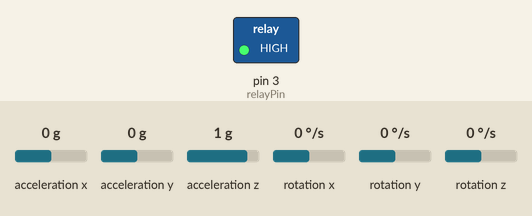
This sketch was run on a simulated Arduino Uno, built with avr-gcc and run on an emulated ATmega328P. Parts: switched loads named in the sketch (green lamp = pin HIGH). Wiring (inferred from the names in the program): MPU-6050 motion sensor at I2C address 0x68. Dashed ring = blinking. The inputs (shaded band) are chosen by the test bench; at power-on: acceleration x 0 g, acceleration y 0 g, acceleration z 1 g, rotation x 0 °/s, rotation y 0 °/s, rotation z 0 °/s. Pins used as bus, display or sensor lines are not drawn.

Above: at 0.1 s.
At 1.5 s:
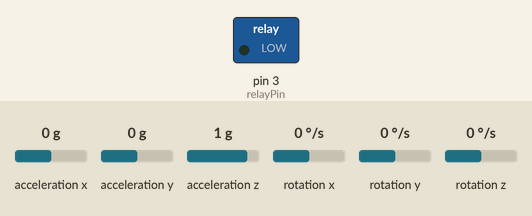
1.6 s: acceleration x set to -0.2 g
4.1 s: acceleration x set to -0.5 g
At 4.51 s:
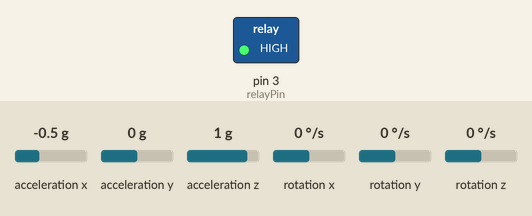
Timing chart, 0 to 13.6 s (numbered marks = the images above; inputs shaded):
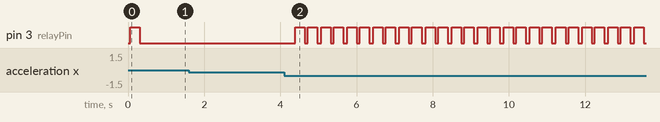

The sketch:

bike-alarm.ino
```cpp
/** MPU6050 **/
#include<Wire.h>

const int MPU_addr=0x68;
const float xThreshold = 20;  // Max X angle tilt before blowing the alarm
const float yThreshold = 20;  // Max Y angle tilt before blowing the alarm
const float zThreshold = 150; // Max Z angle tilt before blowing the alarm (currently disabled)
int16_t AcX,AcY,AcZ;  // MPU6050 variables
int minVal=265; // MPU6050 variables
int maxVal=402; // MPU6050 variables

double angles[3]; // Array to store the angles being read live, and compare them to armedAngles.
double armedAngles[3];  // Array to store the angles when alarm is armed
/** //MPU6050 **/


/** RC522 **/
#include <SPI.h>
#include <MFRC522.h>

#define RST_PIN  9    //Pin 9 RC522 reset
#define SS_PIN  10   //Pin 10 for RC522 SS (SDA)
MFRC522 mfrc522(SS_PIN, RST_PIN); // Create RC522 object
/** //RC522 **/


int relayPin = 3; // Pin to activate/deactivate the relay that blows the alarm.
boolean armed = false;  // Is the alarm armed or not.
boolean triggered = false;  // Has the alarm been triggered or not.
long maxLapse; // Millis until the alarm is going to be beeping. Setted when alarm blows.
long cooldown; // Millis until alarm blows again once it was muted if conditions are met again. Setted when maxLapse has passed.

void setup()
{
  Serial.begin(9600);
  initializeRC522();
  initializeMPU6050();
  pinMode(relayPin,OUTPUT);
  toggleAlarm();
}
void loop()
{
  if(triggered){  // In case the alarm is triggered
    if(checkElapsedTime()){ // Check if maxLapse has already passed. Doesn't disarm the alarm, just mutes it.
      digitalWrite(relayPin, LOW);
      triggered = false;
      cooldown = millis() + 10000; // We add 10 seconds of cooldown until alarm blows again if conditions are met.
    }
    else if(readRFID()){ // Check if card is present to disarm the alarm
      digitalWrite(relayPin, LOW);
      delay(200);
      toggleAlarm();
      triggered = false;
    }
    else{
      /**
       * We need to "lose" some time blowing the alarm (~500ms)
       * If the program runs faster, the RC522 freezes and needs to be restarted.
       */

      // TYPE 1 ALARM
      /*
      digitalWrite(relayPin, HIGH);
      delay(400);
      digitalWrite(relayPin, LOW);
      delay(250);
      */

      // TYPE 2 ALARM

      digitalWrite(relayPin, HIGH);
      delay(250);
      digitalWrite(relayPin, LOW);
      delay(80);
      digitalWrite(relayPin, HIGH);
      delay(250);
      digitalWrite(relayPin, LOW);
      delay(80);


      // TYPE 3 ALARM
      /*
      digitalWrite(relayPin, HIGH);
      delay(100);
      digitalWrite(relayPin, LOW);
      delay(50);
      digitalWrite(relayPin, HIGH);
      delay(100);
      digitalWrite(relayPin, LOW);
      delay(50);
      digitalWrite(relayPin, HIGH);
      delay(100);
      digitalWrite(relayPin, LOW);
      delay(50);
      */
    }
  }
  else{
    if(armed){  // Check if alarm is armed
      if((millis() > cooldown) && compareStoredAngles()){  // Check for any tilt to trigger the alarm
        maxLapse = millis() + 30000;
        triggered = true;
      }
      else
        delay(1000);
    }

    if(!triggered){ // Unless the alarm has just been triggered. Very rare/improbable usecase
      if(readRFID())  // Check for card in range to arm/disarm the alarm.
        toggleAlarm();

      delay(1000);
    }
  }
}

/**
 * Arms / disarms the alarm.
 */
void toggleAlarm(){
  armed = !armed;
  if(armed){
    readAngles(armedAngles);

    digitalWrite(relayPin, HIGH);
    delay(250);
    digitalWrite(relayPin, LOW);
  }
  else{
    digitalWrite(relayPin, HIGH);
    delay(50);
    digitalWrite(relayPin, LOW);
    delay(50);
    digitalWrite(relayPin, HIGH);
    delay(50);
    digitalWrite(relayPin, LOW);
  }
}

/**
 * Compares if maxLapse has been reached in order to mute the alarm.
 * @return true if maxLapse has passed, false if hasn't
 */
boolean checkElapsedTime(){
  return millis() > maxLapse;
}
```

MPU6050.ino
```cpp
/**
 * MPU6050 setup
 */
void initializeMPU6050(){
  Wire.begin();
  Wire.beginTransmission(MPU_addr);
  Wire.write(0x6B);
  Wire.write(0);
  Wire.endTransmission(true);
}

/*
 * Reads and store the current XYZ angles in the given array.
 * @param anglesArray Array to store the read angles (angles[] or armedAngles[])
 */
void readAngles(double anglesArray[]){
  Wire.beginTransmission(MPU_addr);
  Wire.write(0x3B);
  Wire.endTransmission(false);
  Wire.requestFrom(MPU_addr,14,true);
  AcX=Wire.read()<<8|Wire.read();
  AcY=Wire.read()<<8|Wire.read();
  AcZ=Wire.read()<<8|Wire.read();
  int xAng = map(AcX,minVal,maxVal,-90,90);
  int yAng = map(AcY,minVal,maxVal,-90,90);
  int zAng = map(AcZ,minVal,maxVal,-90,90);

  anglesArray[0] = RAD_TO_DEG * (atan2(-yAng, -zAng)+PI);
  anglesArray[1] = RAD_TO_DEG * (atan2(-xAng, -zAng)+PI);
  anglesArray[2] = RAD_TO_DEG * (atan2(-yAng, -xAng)+PI);


  // When MPU6050 has some power problem or resets or bricks, it gives 225 for all the angles.
  // We detect if it has bricked, and re-initialize it.
  if(round(anglesArray[0]) == 225 && round(anglesArray[1]) == 225 && round(anglesArray[2]) == 225){
    initializeMPU6050();
    delay(1000);  // We wait 1 second before call this same function to read the angles once MPU has re-initialized
    readAngles(anglesArray);  // We call this function again to read the real angles, otherwise alarm would blow with the fake 225 angles read.
  }

  if(false){
    printArmedAngles();
    printAngles();
  }

}

/*
 * Prints stored angles
 */
void printAngles(){
  Serial.println("----------- ANGLES ------------");
  Serial.print("AngleX: ");
  Serial.println(angles[0]);

  Serial.print("AngleY: ");
  Serial.println(angles[1]);

  Serial.print("AngleZ: ");
  Serial.println(angles[2]);
  Serial.println("-------------------------------");
}

/*
 * Prints stored armedAngles
 */
void printArmedAngles(){
  Serial.println("-------- ARMED ANGLES ---------");
  Serial.print("ArmedAngleX: ");
  Serial.println(armedAngles[0]);

  Serial.print("ArmedAngleY: ");
  Serial.println(armedAngles[1]);

  Serial.print("ArmedAngleZ: ");
  Serial.println(armedAngles[2]);
  Serial.println("-------------------------------");
}


/*
 * Compares angles[] and armedAngles[]
 */
boolean compareStoredAngles(){
  readAngles(angles); // Update current angles information from gyroscope

  return ((diffBetweenTwoAngles(armedAngles[0], angles[0]) > xThreshold) ||
          (diffBetweenTwoAngles(armedAngles[1], angles[1]) > yThreshold));
}

/*
 * Returns the angle difference in decimal degrees between two given angles.
 * Formula used: min(abs(A-B), min(A + abs(360-B), abs(360-A) + B))
 * @param angle1 First angle to compare
 * @param angle2 Second angle to compare
 */
float diffBetweenTwoAngles(float angle1, float angle2){
  return min(abs(angle1 - angle2), min(angle1 + abs(360-angle2), abs(360-angle1) + angle2));
}
```

RC522.ino
```cpp
#include "cards.h"; // Cards ids
byte readUID[4]; // Card close to RC522

/*
 * Setup of RC522
 */
void initializeRC522() {
  SPI.begin();
  mfrc522.PCD_Init();
  mfrc522.PCD_SetAntennaGain(mfrc522.RxGain_max); // Set antenna to max gain (~5cm)
}

/*
 * Performs a lecture of card in range (if any) and compares it to the authorized ones.
 */
boolean readRFID() {
  long t = millis();
  if (mfrc522.PICC_IsNewCardPresent()) {  // Check if new card is in range
    if (mfrc522.PICC_ReadCardSerial()){ // Read the card
          for (byte i = 0; i < mfrc522.uid.size; i++) {
              readUID[i]=mfrc522.uid.uidByte[i];
          }

        //Compare card in range to authorized cards
        if(compareArray(readUID, sizeof(readUID),CARD_1, sizeof(CARD_1)) ||
           compareArray(readUID, sizeof(readUID), CARD_2, sizeof(CARD_2))){
            mfrc522.PICC_HaltA();
            mfrc522.PCD_StopCrypto1();
            return true;
        }
        mfrc522.PICC_HaltA();
        mfrc522.PCD_StopCrypto1();
    }
  }


  // If reading time is not between 20-30ms, RC522 has bricked. Needs to be re-initialized.
  if(millis() - t > 50 || millis() - t < 10){
    initializeRC522();
  }
return false;
}

/*
 * Compares length and content of two given byte arrays
 */
 boolean compareArray(byte array1[], int sizeArray1,byte array2[], int sizeArray2)
{
  if(sizeArray1 != sizeArray2)
    return false;

  for(int i = 0; i < sizeArray1; i++){
    if(array1[i] != array2[i])
      return false;
  }
  return true;
}
```

cards_sample.h
```cpp
byte CARD_1[4]= {0xAA, 0xBB, 0xCC, 0xDD} ; // Card 1
byte CARD_2[4]= {0x11, 0x22, 0x33, 0x44} ; // Card 2
```

Measured:
- the behaviour switches between -0.3 and -0.4 g on acceleration x (found by bisection; images 1 and 2)
- after the input at 1.6 s, every drawn part: stays the same
- after the input at 4.1 s, pin 3 (relayPin): alternates HIGH for 0.25 s and LOW for 0.09 s, starting after 0.29 s
